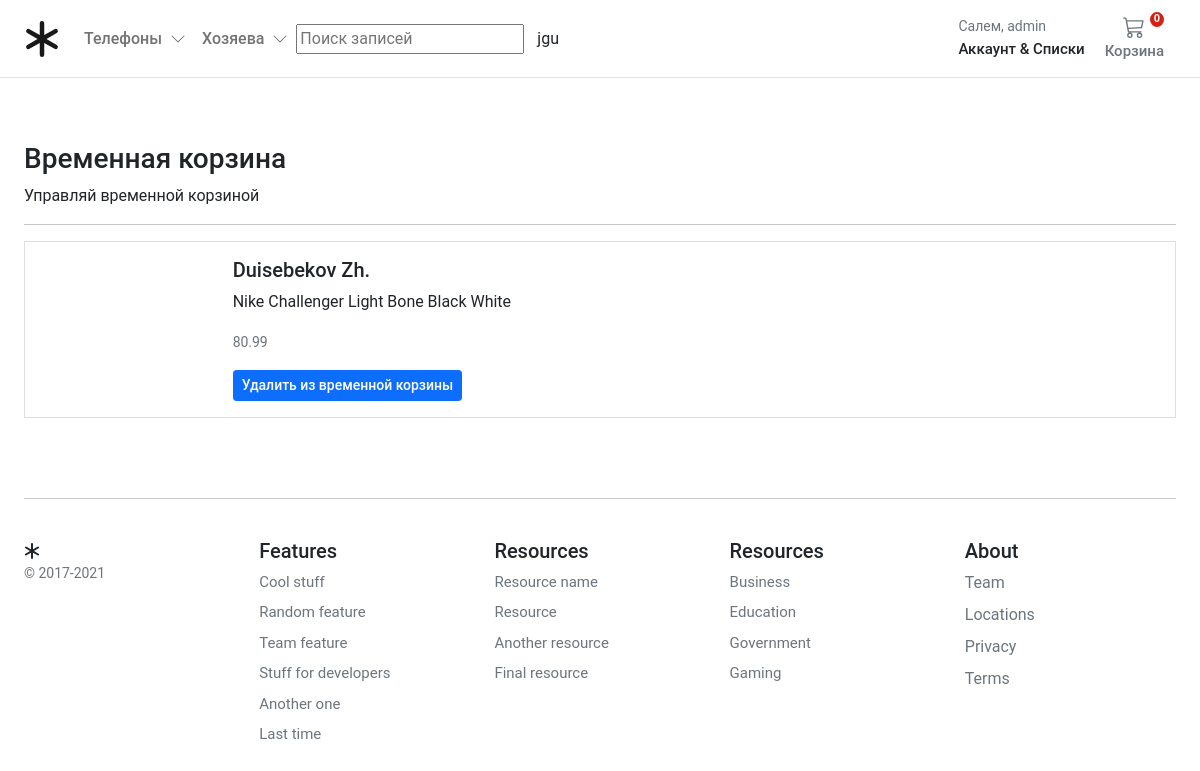
The app's page /account/wishlist (signed in) with its own data.
### account/models.py (models this page shows, shortened)
class Customer(AbstractBaseUser, PermissionsMixin):
    email = models.EmailField(_("email address"), unique=True)
    name = models.CharField(max_length=150)
    mobile = models.CharField(max_length=20, blank=True)
    is_active = models.BooleanField(default=False)
    is_staff = models.BooleanField(default=False)
    created = models.DateTimeField(auto_now_add=True)
    updated = models.DateTimeField(auto_now=True)
    objects = CustomAccountManager()
    USERNAME_FIELD = "email"
    REQUIRED_FIELDS = ["name"]
    class Meta:
        verbose_name = "Accounts"
        verbose_name_plural = "Accounts"

### store/models.py (models this page shows, shortened)
class Product(models.Model):
    adressee = models.ForeignKey(
        Adressee, on_delete=models.RESTRICT, null=True, blank=True
    )
    product_type = models.ForeignKey(ProductType, on_delete=models.RESTRICT)
    category = models.ForeignKey(Category, on_delete=models.RESTRICT)
    title = models.CharField(
        verbose_name=_("title"),
        help_text=_("Required"),
        max_length=255,
    )
    description = models.TextField(
        verbose_name=_("description"), help_text=_("Not Required"), blank=True
    )
    slug = models.SlugField(max_length=255)
    regular_price = models.DecimalField(
        verbose_name=_("Regular price"),
        help_text=_("Maximum 999.99"),
        error_messages={
            "name": {
                "max_length": _("The price must be between 0 and 999.99."),
            },
        },
        max_digits=15,
        decimal_places=2,
    )
    discount_price = models.DecimalField(
        verbose_name=_("Discount price"),
        help_text=_("Maximum 999.99"),
        error_messages={
            "name": {
                "max_length": _("The price must be between 0 and 999.99."),
            },
        },
        max_digits=15,
        decimal_places=2,
    )
    is_active = models.BooleanField(
        verbose_name=_("Product visibility"),
        help_text=_("Change product visibility"),
        default=True,
    )
    internalnumber = models.PositiveSmallIntegerField(
        blank=True, verbose_name="Внутренний номер"
    )
    inventorynumber = models.IntegerField(
        default=0, blank=True, verbose_name="Инвентарный №"
    )
    serialnumber = models.CharField(
        max_length=50, blank=True, default=0, verbose_name="Серийниый №"
    )
    rozport = models.PositiveSmallIntegerField(blank=True, verbose_name="Розетка(порт)")
    signature = models.BooleanField(default=False, verbose_name="Роспись")
    created_at = models.DateTimeField(
        _("Created at"), auto_now_add=True, editable=False
    )
    updated_at = models.DateTimeField(_("Updated at"), auto_now=True)
    users_wishlist = models.ManyToManyField(
        settings.AUTH_USER_MODEL, related_name="user_wishlist", blank=True
    )
    class Meta:
        ordering = ("created_at",)
        verbose_name = _("Product")
        verbose_name_plural = _("Products")

### account/views.py (the view)
# urls.py: path("wishlist", views.wishlist, name="wishlist"),
@login_required
def wishlist(request):
    products = Product.objects.filter(users_wishlist=request.user)
    return render(
        request, "account/dashboard/user_wish_list.html", {"wishlist": products}
    )

### basket/basket.py (called while the page is built)
    def __len__(self):
        return sum(item["qty"] for item in self.basket.values())

### basket/context_processors.py (called while the page is built)
def basket(request):
    return {"basket": Basket(request)}

### store/context_processors.py (called while the page is built)
def categories(request):
    return {"categories": Category.objects.filter(level=0)}

def adressees(request):
    return {"adressees": Adressee.objects.filter(level=0)}

### store/models.py (called while the page is built)
    def get_absolute_url(self):
        return reverse("store:adressee_list", args=[self.slug])

    def get_absolute_url(self):
        return reverse("store:category_list", args=[self.slug])

### templates/account/dashboard/user_wish_list.html (shortened to what this page needs)
{% extends "../sub_base.html" %}
{% block sub_content %}
<div class="col-12 mx-auto">
  <h1 class="h3">Временная корзина</h1>
  <div>Управляй временной корзиной</div>
  <hr />
  {% if wishlist %}
  {% for product in wishlist  %}
  <div class="card mb-3 rounded-0">
    <div class="row g-0">
      <div class="col-md-2">
      </div>
      <div class="col-md-10">
        <div class="card-body">
          <h5 class="card-title">{{product.title}}</h5>
          <p class="card-text">{{product.description}}</p>
          <p class="card-text"><small class="text-muted">{{product.regular_price}}</small></p>
          <a type="button" class="btn btn-primary fw500 btn-sm" href="{% url 'account:user_wishlist' product.id %}">Удалить из временной корзины</a>
        </div>
      </div>
    </div>
  </div>
  {% endfor %}
  {% else %}
  <p class="card-text">Временная корзина пуста</p>
  {% endif %}
</div>
{% endblock %}

### templates/base.html (shortened to what this page needs)
{% load static %}
<!DOCTYPE html>
<html>
<head>
  <link href="https://cdn.jsdelivr.net/npm/bootstrap@5.0.0-beta1/dist/css/bootstrap.min.css" rel="stylesheet"
>
  <link rel="stylesheet" href="{% static 'core/css/base.css' %}">
  <link rel="stylesheet" href="{% block stylesheet %}{% endblock %}">
</head>
<body>
  <header class="pb-3">
    <nav class="navbar navbar-expand-md navbar-light bg-white border-bottom">
      <div class="container-fluid px-md-4">
        <div class="d-flex w-100 navbar-collapse">
          <a class="navbar-brand d-flex-inline" href="/">
          </a>
          <ul class="navbar-nav me-auto mb-2 mb-md-0">
            <li class="nav-item dropdown">
              <a class="nav-link dropdown-toggle d-none d-md-block fw500" href="#" id="navbarDropdown" role="button"
                data-bs-toggle="dropdown" aria-expanded="false">
                Телефоны
                <i class="ps-1"><svg xmlns="http://www.w3.org/2000/svg" width="16" height="16" fill="currentColor"
                    class="bi bi-chevron-down" viewBox="0 0 16 16">
                    <path fill-rule="evenodd"
                      d="M1.646 4.646a.5.5 0 0 1 .708 0L8 10.293l5.646-5.647a.5.5 0 0 1 .708.708l-6 6a.5.5 0 0 1-.708 0l-6-6a.5.5 0 0 1 0-.708z" />
                  </svg></i>
              </a>
            </li>
            <li class="nav-item dropdown">
              <a class="nav-link dropdown-toggle d-none d-md-block fw500" href="#" id="navbarDropdown" role="button"
                data-bs-toggle="dropdown" aria-expanded="false">
                Хозяева
                <i class="ps-1"><svg xmlns="http://www.w3.org/2000/svg" width="16" height="16" fill="currentColor"
                    class="bi bi-chevron-down" viewBox="0 0 16 16">
                    <path fill-rule="evenodd"
                      d="M1.646 4.646a.5.5 0 0 1 .708 0L8 10.293l5.646-5.647a.5.5 0 0 1 .708.708l-6 6a.5.5 0 0 1-.708 0l-6-6a.5.5 0 0 1 0-.708z" />
                  </svg></i>
              </a>
            </li>
          </ul>
          <div class="collapse navbar-collapse" id="navbarResponsive">
            <input class="search" type="text" name="q" placeholder="Поиск записей">
            <button type="submit" class="btn1 btn">
              <span class="fa fa-search">jgu</span>
            </button>
          </div>
          <div>
            <div class="collapse navbar-collapse" id="navbarSupportedContent2">
              <ul class="navbar-nav me-auto mb-2 mb-lg-0">
                <li class="nav-item dropdown">
                  <a class="nav-link dropdown-toggle text-reset" href="#" id="navbarDropdown" role="button"
                    data-bs-toggle="dropdown" aria-expanded="false">
                    <div class="small text-muted">Салем,
                      {% if user.is_authenticated %}
                        {{ request.user.name }}
                      {% else %}
                      войди
                      {% endif %}
                    </div>
                    <span class="fs15 fw500">Аккаунт &amp; Списки
                    </span>
                  </a>
                </li>
              </ul>
            </div>
          </div>
          <a type="button" role="button" href="{% url "basket:basket_summary" %}"
            class="btn btn-outline-secondary border-0 basket-btn">
            {% with total_qty=basket|length %}
            <div id="basket-qty" class="basket-qty">
              {% if total_qty > 0 %}
              {{ total_qty }}
              {% else %}
              0
              {% endif %}
            </div>
            {% endwith %}
            <div>
            </div>
            <span class="fs15 fw500">Корзина</span>
          </a>
        </div>
      </div>
    </nav>
  </header>
  <main class="pt-5">
    <div id="content">{% block content %} {% endblock %}</div>
  </main>
  <footer class="container py-5 footer">
    <hr>
    <div class="row pt-4">
      <div class="col-12 col-md">
        <small class="d-block mb-3 text-muted">&copy; 2017-2021</small>
      </div>
      <div class="col-6 col-md fs15">
        <h5>Features</h5>
        <ul class="list-unstyled">
          <li><a class="link-secondary text-decoration-none" href="#">Cool stuff</a></li>
          <li><a class="link-secondary text-decoration-none" href="#">Random feature</a></li>
          <li><a class="link-secondary text-decoration-none" href="#">Team feature</a></li>
          <li><a class="link-secondary text-decoration-none" href="#">Stuff for developers</a></li>
          <li><a class="link-secondary text-decoration-none" href="#">Another one</a></li>
          <li><a class="link-secondary text-decoration-none" href="#">Last time</a></li>
        </ul>
      </div>
      <div class="col-6 col-md fs15">
        <h5>Resources</h5>
        <ul class="list-unstyled">
          <li><a class="link-secondary text-decoration-none" href="#">Resource name</a></li>
          <li><a class="link-secondary text-decoration-none" href="#">Resource</a></li>
          <li><a class="link-secondary text-decoration-none" href="#">Another resource</a></li>
          <li><a class="link-secondary text-decoration-none" href="#">Final resource</a></li>
        </ul>
      </div>
      <div class="col-6 col-md fs15">
        <h5>Resources</h5>
        <ul class="list-unstyled">
          <li><a class="link-secondary text-decoration-none" href="#">Business</a></li>
          <li><a class="link-secondary text-decoration-none" href="#">Education</a></li>
          <li><a class="link-secondary text-decoration-none" href="#">Government</a></li>
          <li><a class="link-secondary text-decoration-none" href="#">Gaming</a></li>
        </ul>
      </div>
      <div class="col-6 col-md">
        <h5>About</h5>
        <ul class="list-unstyled">
          <li><a class="link-secondary text-decoration-none" href="#">Team</a></li>
          <li><a class="link-secondary text-decoration-none" href="#">Locations</a></li>
          <li><a class="link-secondary text-decoration-none" href="#">Privacy</a></li>
          <li><a class="link-secondary text-decoration-none" href="#">Terms</a></li>
        </ul>
      </div>
    </div>
  </footer>
</body>
</html>

### static/core/css/base.css (style rules this page uses)
@media (min-width: 1000px) { .container { max-width: 1000px; } }
@media (max-width: 1200px) { .container { max-width: 100%; padding:0 24px; } }
.dropdown-toggle::after { display: none; }
html, body, p, div { letter-spacing: -0.02px; font-family: 'Roboto', sans-serif; }
.fs15 { font-size: 0.9375rem; }
.fw500 { font-weight: 500; }
.basket-qty { color: #fff; background: #d42114; border: 2px solid #fff; border-radius: 50%; text-align: center; font-size: 11px; height: 15px; width: 14px; position: absolute; box-sizing: content-box; font-weight: 600; display: flex; justify-content: center; align-items: center; top: 1px; right: 10px; }
.basket-btn { position: relative; }
.footer > div > div > ul > li { padding-bottom:8px; }

### records on screen
Customer: user.name "admin"
Product: title "Duisebekov Zh.", description "Nike Challenger Light Bone Black White", regular_price "80.99"
